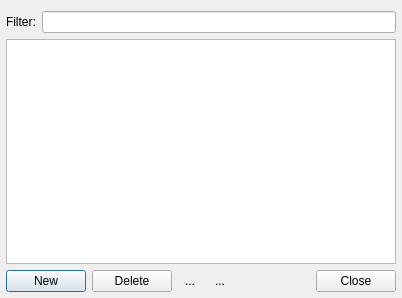
<?xml version="1.0" encoding="UTF-8"?>
<ui version="4.0">
 <class>PlayListBrowser</class>
 <widget class="QDialog" name="PlayListBrowser">
  <property name="geometry">
   <rect>
    <x>0</x>
    <y>0</y>
    <width>402</width>
    <height>298</height>
   </rect>
  </property>
  <property name="windowTitle">
   <string>Playlist Browser</string>
  </property>
  <layout class="QGridLayout" name="gridLayout">
   <property name="leftMargin">
    <number>6</number>
   </property>
   <property name="rightMargin">
    <number>6</number>
   </property>
   <property name="bottomMargin">
    <number>6</number>
   </property>
   <item row="0" column="0" colspan="5">
    <layout class="QHBoxLayout" name="horizontalLayout">
     <item>
      <widget class="QLabel" name="label">
       <property name="text">
        <string>Filter:</string>
       </property>
      </widget>
     </item>
     <item>
      <widget class="QLineEdit" name="filterLineEdit">
       <property name="clearButtonEnabled">
        <bool>true</bool>
       </property>
      </widget>
     </item>
    </layout>
   </item>
   <item row="2" column="0">
    <widget class="QPushButton" name="newButton">
     <property name="text">
      <string>New</string>
     </property>
    </widget>
   </item>
   <item row="2" column="1">
    <widget class="QPushButton" name="deleteButton">
     <property name="text">
      <string>Delete</string>
     </property>
    </widget>
   </item>
   <item row="2" column="2">
    <widget class="QToolButton" name="downButton">
     <property name="text">
      <string>...</string>
     </property>
     <property name="autoRaise">
      <bool>true</bool>
     </property>
    </widget>
   </item>
   <item row="2" column="3">
    <widget class="QToolButton" name="upButton">
     <property name="text">
      <string>...</string>
     </property>
     <property name="toolButtonStyle">
      <enum>Qt::ToolButtonIconOnly</enum>
     </property>
     <property name="autoRaise">
      <bool>true</bool>
     </property>
    </widget>
   </item>
   <item row="2" column="4">
    <widget class="QDialogButtonBox" name="buttonBox">
     <property name="orientation">
      <enum>Qt::Horizontal</enum>
     </property>
     <property name="standardButtons">
      <set>QDialogButtonBox::Close</set>
     </property>
    </widget>
   </item>
   <item row="1" column="0" colspan="5">
    <widget class="QListView" name="listView">
     <property name="editTriggers">
      <set>QAbstractItemView::NoEditTriggers</set>
     </property>
     <property name="selectionMode">
      <enum>QAbstractItemView::SingleSelection</enum>
     </property>
     <property name="selectionBehavior">
      <enum>QAbstractItemView::SelectRows</enum>
     </property>
     <property name="uniformItemSizes">
      <bool>true</bool>
     </property>
    </widget>
   </item>
  </layout>
 </widget>
 <tabstops>
  <tabstop>filterLineEdit</tabstop>
  <tabstop>listView</tabstop>
  <tabstop>newButton</tabstop>
  <tabstop>deleteButton</tabstop>
  <tabstop>downButton</tabstop>
  <tabstop>upButton</tabstop>
  <tabstop>buttonBox</tabstop>
 </tabstops>
 <resources/>
 <connections>
  <connection>
   <sender>buttonBox</sender>
   <signal>accepted()</signal>
   <receiver>PlayListBrowser</receiver>
   <slot>accept()</slot>
   <hints>
    <hint type="sourcelabel">
     <x>248</x>
     <y>254</y>
    </hint>
    <hint type="destinationlabel">
     <x>157</x>
     <y>274</y>
    </hint>
   </hints>
  </connection>
  <connection>
   <sender>buttonBox</sender>
   <signal>rejected()</signal>
   <receiver>PlayListBrowser</receiver>
   <slot>reject()</slot>
   <hints>
    <hint type="sourcelabel">
     <x>316</x>
     <y>260</y>
    </hint>
    <hint type="destinationlabel">
     <x>286</x>
     <y>274</y>
    </hint>
   </hints>
  </connection>
 </connections>
</ui>
